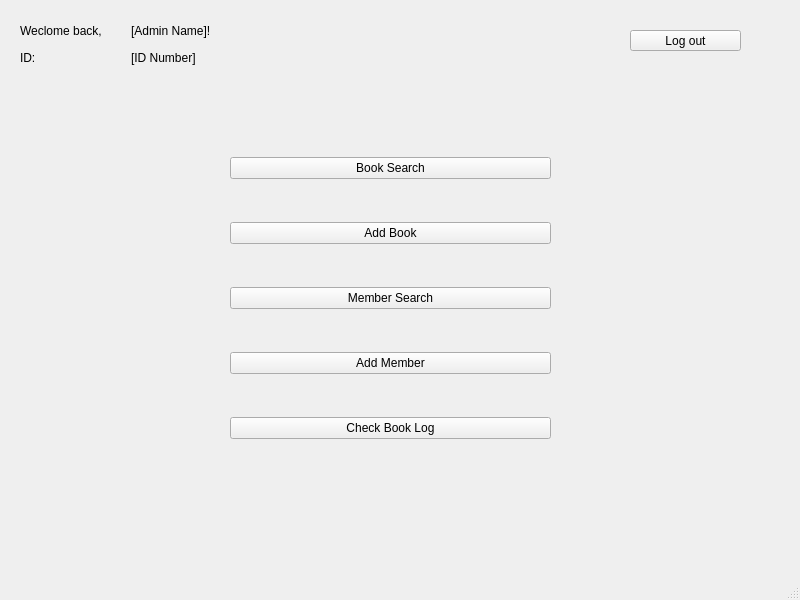
<?xml version="1.0" encoding="UTF-8"?>
<ui version="4.0">
 <class>AdminMenu</class>
 <widget class="QMainWindow" name="AdminMenu">
  <property name="geometry">
   <rect>
    <x>0</x>
    <y>0</y>
    <width>800</width>
    <height>600</height>
   </rect>
  </property>
  <property name="windowTitle">
   <string>AdminMenu</string>
  </property>
  <widget class="QWidget" name="centralwidget">
   <widget class="QPushButton" name="pushButton_logout">
    <property name="geometry">
     <rect>
      <x>630</x>
      <y>30</y>
      <width>111</width>
      <height>21</height>
     </rect>
    </property>
    <property name="text">
     <string>Log out</string>
    </property>
   </widget>
   <widget class="QWidget" name="">
    <property name="geometry">
     <rect>
      <x>20</x>
      <y>20</y>
      <width>215</width>
      <height>48</height>
     </rect>
    </property>
    <layout class="QVBoxLayout" name="verticalLayout">
     <item>
      <layout class="QVBoxLayout" name="layoutWelcome">
       <item>
        <layout class="QHBoxLayout" name="horizontalLayout">
         <item>
          <widget class="QLabel" name="label_welcome">
           <property name="text">
            <string>Weclome back,</string>
           </property>
          </widget>
         </item>
         <item>
          <widget class="QLabel" name="label_name">
           <property name="text">
            <string>[Admin Name]!</string>
           </property>
          </widget>
         </item>
        </layout>
       </item>
      </layout>
     </item>
     <item>
      <layout class="QHBoxLayout" name="layoutID">
       <item>
        <widget class="QLabel" name="label_id">
         <property name="enabled">
          <bool>true</bool>
         </property>
         <property name="text">
          <string>ID: </string>
         </property>
        </widget>
       </item>
       <item>
        <widget class="QLabel" name="label_idnum">
         <property name="text">
          <string>[ID Number]</string>
         </property>
        </widget>
       </item>
      </layout>
     </item>
    </layout>
   </widget>
   <widget class="QWidget" name="">
    <property name="geometry">
     <rect>
      <x>230</x>
      <y>120</y>
      <width>321</width>
      <height>361</height>
     </rect>
    </property>
    <layout class="QVBoxLayout" name="verticalLayout_menu">
     <item>
      <widget class="QPushButton" name="pushButton_bookSearch">
       <property name="text">
        <string>Book Search</string>
       </property>
      </widget>
     </item>
     <item>
      <widget class="QPushButton" name="pushButton_bookAdd">
       <property name="text">
        <string>Add Book</string>
       </property>
      </widget>
     </item>
     <item>
      <widget class="QPushButton" name="pushButton_memberSearch">
       <property name="text">
        <string>Member Search</string>
       </property>
      </widget>
     </item>
     <item>
      <widget class="QPushButton" name="pushButton_memberAdd">
       <property name="text">
        <string>Add Member</string>
       </property>
      </widget>
     </item>
     <item>
      <widget class="QPushButton" name="pushButton_bookLog">
       <property name="text">
        <string>Check Book Log</string>
       </property>
      </widget>
     </item>
    </layout>
   </widget>
  </widget>
  <widget class="QMenuBar" name="menubar">
   <property name="geometry">
    <rect>
     <x>0</x>
     <y>0</y>
     <width>800</width>
     <height>22</height>
    </rect>
   </property>
  </widget>
  <widget class="QStatusBar" name="statusbar"/>
 </widget>
 <resources/>
 <connections/>
</ui>
